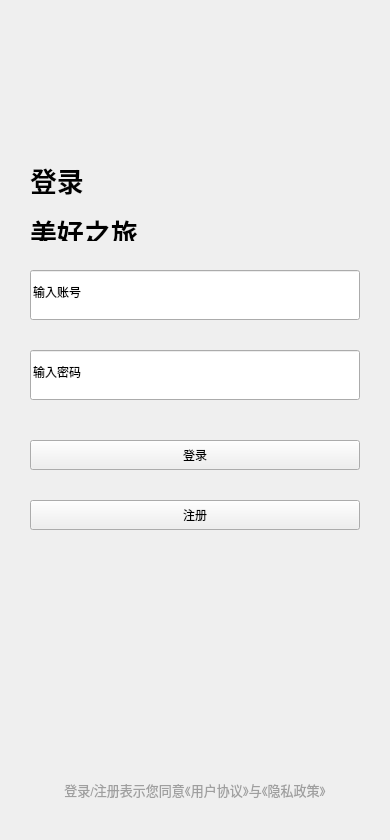
<?xml version="1.0" encoding="UTF-8"?>
<ui version="4.0">
 <class>MainWindow</class>
 <widget class="QMainWindow" name="MainWindow">
  <property name="enabled">
   <bool>true</bool>
  </property>
  <property name="geometry">
   <rect>
    <x>0</x>
    <y>0</y>
    <width>390</width>
    <height>840</height>
   </rect>
  </property>
  <property name="minimumSize">
   <size>
    <width>390</width>
    <height>840</height>
   </size>
  </property>
  <property name="maximumSize">
   <size>
    <width>390</width>
    <height>840</height>
   </size>
  </property>
  <property name="windowTitle">
   <string>MainWindow</string>
  </property>
  <widget class="QWidget" name="LoginImage">
   <property name="enabled">
    <bool>true</bool>
   </property>
   <widget class="QLabel" name="p_login">
    <property name="enabled">
     <bool>true</bool>
    </property>
    <property name="geometry">
     <rect>
      <x>30</x>
      <y>160</y>
      <width>111</width>
      <height>81</height>
     </rect>
    </property>
    <property name="minimumSize">
     <size>
      <width>111</width>
      <height>81</height>
     </size>
    </property>
    <property name="maximumSize">
     <size>
      <width>111</width>
      <height>81</height>
     </size>
    </property>
    <property name="text">
     <string>&lt;html&gt;&lt;head/&gt;&lt;body&gt;&lt;p&gt;&lt;span style=&quot; font-size:20pt; font-weight:700;&quot;&gt;登录&lt;/span&gt;&lt;/p&gt;&lt;p&gt;&lt;span style=&quot; font-size:20pt; font-weight:700;&quot;&gt;美好之旅&lt;/span&gt;&lt;/p&gt;&lt;/body&gt;&lt;/html&gt;</string>
    </property>
   </widget>
   <widget class="QLabel" name="label_prot">
    <property name="geometry">
     <rect>
      <x>40</x>
      <y>780</y>
      <width>310</width>
      <height>20</height>
     </rect>
    </property>
    <property name="sizePolicy">
     <sizepolicy hsizetype="Preferred" vsizetype="Preferred">
      <horstretch>0</horstretch>
      <verstretch>0</verstretch>
     </sizepolicy>
    </property>
    <property name="minimumSize">
     <size>
      <width>310</width>
      <height>20</height>
     </size>
    </property>
    <property name="maximumSize">
     <size>
      <width>310</width>
      <height>20</height>
     </size>
    </property>
    <property name="cursor">
     <cursorShape>ArrowCursor</cursorShape>
    </property>
    <property name="text">
     <string>&lt;html&gt;&lt;head/&gt;&lt;body&gt;&lt;p&gt;&lt;span style=&quot; font-size:10pt; color:#9f9f9f;&quot;&gt;登录/注册表示您同意《用户协议》与《隐私政策》&lt;/span&gt;&lt;/p&gt;&lt;/body&gt;&lt;/html&gt;</string>
    </property>
    <property name="alignment">
     <set>Qt::AlignCenter</set>
    </property>
   </widget>
   <widget class="QWidget" name="widget" native="true">
    <property name="geometry">
     <rect>
      <x>-10</x>
      <y>240</y>
      <width>401</width>
      <height>181</height>
     </rect>
    </property>
    <widget class="QLineEdit" name="account">
     <property name="enabled">
      <bool>true</bool>
     </property>
     <property name="geometry">
      <rect>
       <x>40</x>
       <y>30</y>
       <width>330</width>
       <height>50</height>
      </rect>
     </property>
     <property name="minimumSize">
      <size>
       <width>330</width>
       <height>50</height>
      </size>
     </property>
     <property name="maximumSize">
      <size>
       <width>330</width>
       <height>50</height>
      </size>
     </property>
     <property name="text">
      <string>输入账号</string>
     </property>
    </widget>
    <widget class="QLineEdit" name="password">
     <property name="enabled">
      <bool>true</bool>
     </property>
     <property name="geometry">
      <rect>
       <x>40</x>
       <y>110</y>
       <width>330</width>
       <height>50</height>
      </rect>
     </property>
     <property name="minimumSize">
      <size>
       <width>330</width>
       <height>50</height>
      </size>
     </property>
     <property name="maximumSize">
      <size>
       <width>330</width>
       <height>50</height>
      </size>
     </property>
     <property name="text">
      <string>输入密码</string>
     </property>
    </widget>
   </widget>
   <widget class="QWidget" name="widget_2" native="true">
    <property name="geometry">
     <rect>
      <x>0</x>
      <y>420</y>
      <width>391</width>
      <height>171</height>
     </rect>
    </property>
    <widget class="QPushButton" name="btn_login">
     <property name="geometry">
      <rect>
       <x>30</x>
       <y>20</y>
       <width>330</width>
       <height>30</height>
      </rect>
     </property>
     <property name="minimumSize">
      <size>
       <width>330</width>
       <height>30</height>
      </size>
     </property>
     <property name="maximumSize">
      <size>
       <width>330</width>
       <height>30</height>
      </size>
     </property>
     <property name="text">
      <string>登录</string>
     </property>
    </widget>
    <widget class="QPushButton" name="btn_register">
     <property name="geometry">
      <rect>
       <x>30</x>
       <y>80</y>
       <width>330</width>
       <height>30</height>
      </rect>
     </property>
     <property name="minimumSize">
      <size>
       <width>330</width>
       <height>30</height>
      </size>
     </property>
     <property name="maximumSize">
      <size>
       <width>330</width>
       <height>30</height>
      </size>
     </property>
     <property name="text">
      <string>注册</string>
     </property>
    </widget>
   </widget>
  </widget>
 </widget>
 <resources/>
 <connections/>
</ui>
